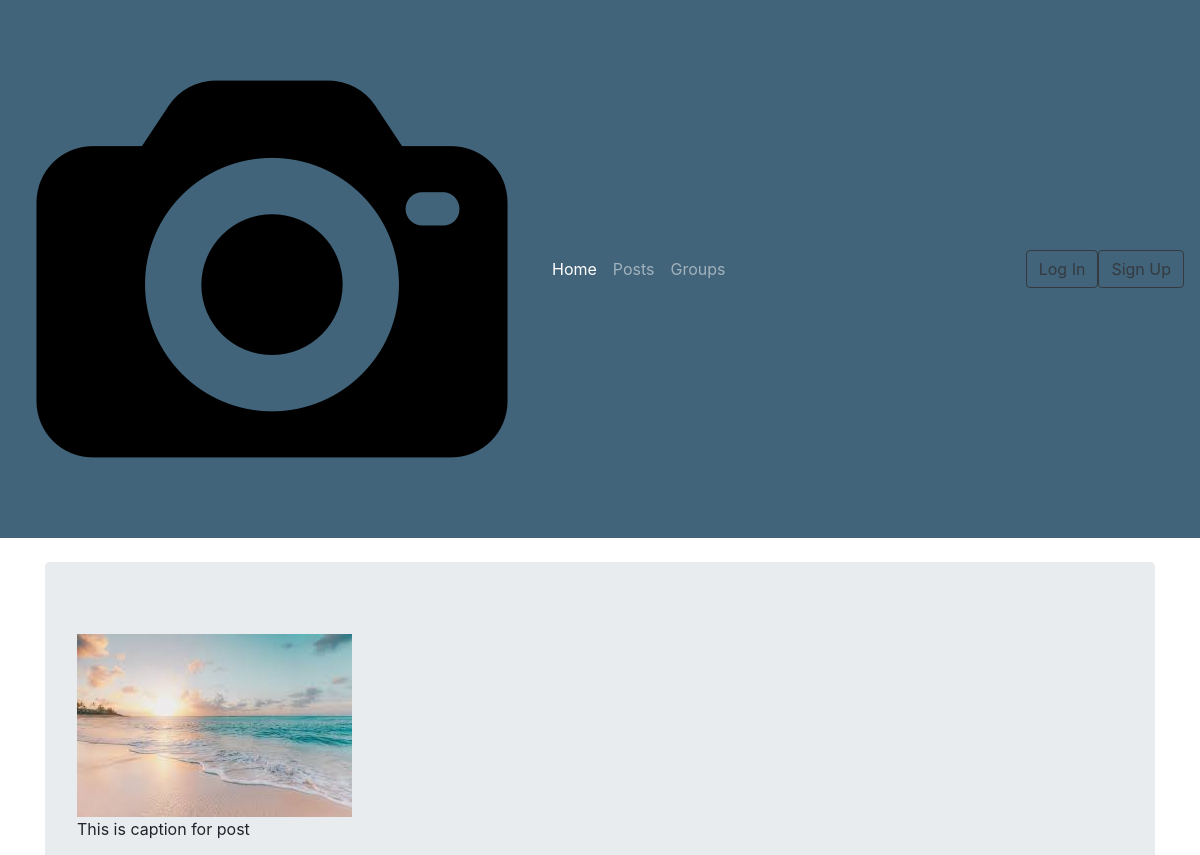
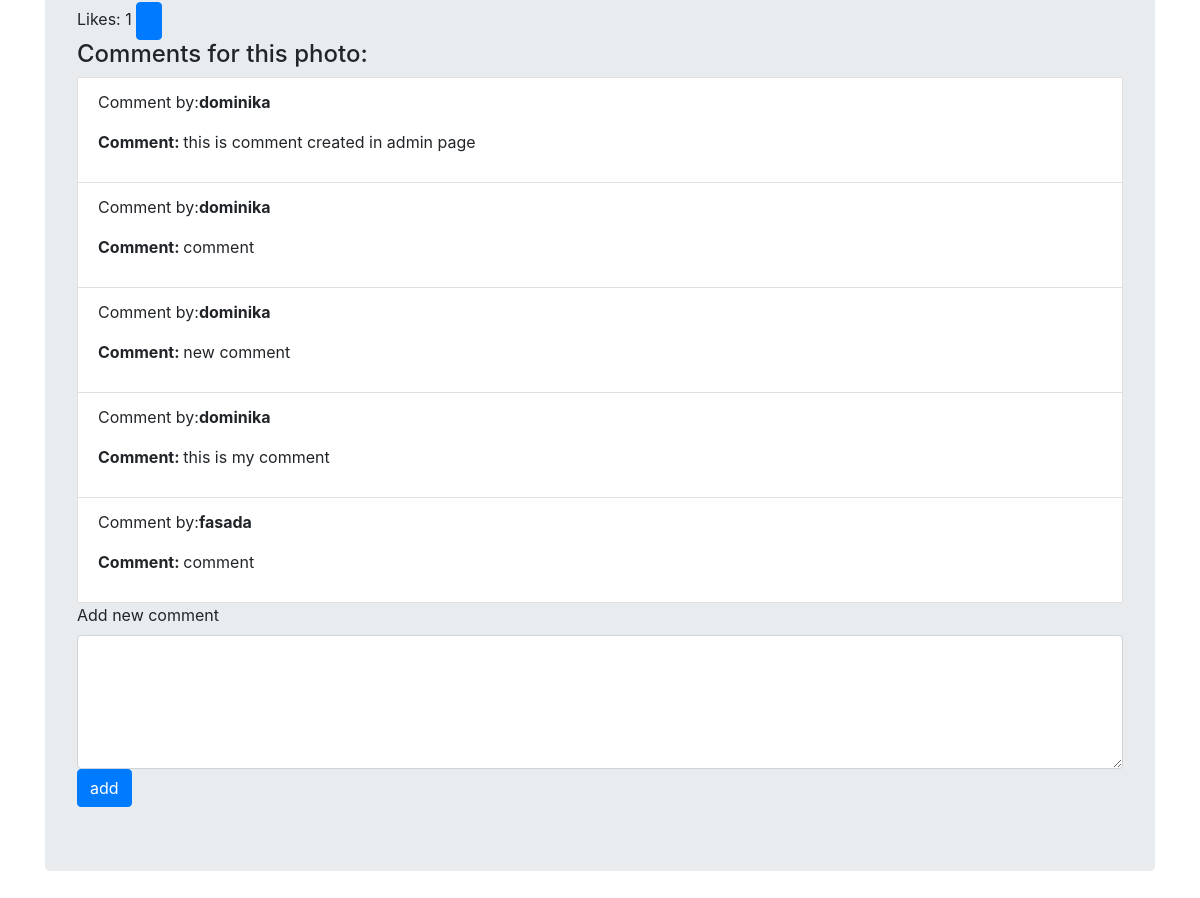
The page /posts/detail/2/ on the database its author committed (2 pictures, top to bottom).
### posts/models.py (models this page shows, shortened)
class Post(models.Model):
    author = models.ForeignKey(User, related_name='author', on_delete=models.CASCADE)
    image = models.ImageField(upload_to='posts_image')
    caption = models.TextField(blank=True, null=True)
    date_of_publication = models.DateTimeField(auto_now_add=True)
    class Meta:
        ordering = ['date_of_publication']

class Comment(models.Model):
    post = models.ForeignKey(Post, related_name='comments', on_delete=models.CASCADE)
    comment_author = models.ForeignKey(User, on_delete=models.CASCADE)
    body = models.TextField()
    date_of_created = models.DateTimeField(auto_now_add=True)
    class Meta:
        ordering = ['date_of_created']

### posts/views.py (the view)
# urls.py: path('detail/<int:pk>/', views.detail_view, name='detail'),
def detail_view(request, pk):
    post = Post.objects.get(pk=pk)
    image = post.image
    caption = post.caption
    author = post.author
    date = post.date_of_publication
    if request.method == 'POST':
        comment_form = CommentForm(request.POST)
        if 'create_comment' in request.POST:
            if comment_form.is_valid():
                comment_form = comment_form.save(commit=False)
                comment_form.comment_author = request.user
                comment_form.post = post
                comment_form.body = request.POST.get('body')
                comment_form.save()
                return redirect('posts:detail', pk=pk)
        elif 'like' in request.POST:
            try:
                if Like.objects.get(post=post, like_author=request.user) in Like.objects.all():
                    Like.objects.get(post=post, like_author=request.user).delete()
                    user_like = 'like'
                    return redirect('posts:detail', pk=pk)
                else:
                    Like.objects.create(like_author=request.user, post=post)
                    user_like = 'dislike'
                    return redirect('posts:detail', pk=pk)
            except:
                Like.objects.create(like_author=request.user, post=post)
                user_like = 'dislike'
                return redirect('posts:detail', pk=pk)
    else:
        comment_form = CommentForm()
    context = {
        'post':post, 'image':image, 'caption':caption, 'author':request.user, 'date':date,
    }
    return render(request,  'posts/detail.html',context)

### posts/templates/posts/detail.html (shortened to what this page needs)
{% extends 'base.html' %}
{% block conntent %}
<div class="container jumbotron">
    <img src="{{ image.url }}" alt="">
    <p>{{ caption }}</p>
    <form method="POST">
        Likes: {{ post.like.all.count }}
        <input type="submit" value="{{ like }}" class=" btn btn-primary" name="like">
    </form>
    <h4>Comments for this photo:</h4>
    {% for comment in post.comments.all %}
        <li class="list-group-item">
            <p>Comment by:<strong>{{ comment.comment_author }}</strong></p>
            <p><strong>Comment: </strong> {{ comment.body }}</p>
        </li>
    {% empty %}
        <li>
            <p>No comments</p>
        </li>
    {% endfor %}
    <form method="POST">
        <label for="id_body">Add new comment</label>
        <textarea class="form-control" name="body" id="id_body" cols="30" rows="5"></textarea>
        <input type="submit" value="add" class="btn btn-primary" name="create_comment">
    </form>
</div>
{% endblock %}

### rows shown on the page
Post: caption "This is caption for post", like.all.count "1"
Comment: comment_author "dominika", body "this is comment created in admin page"
Comment: comment_author "dominika", body "comment"
Comment: comment_author "dominika", body "new comment"
Comment: comment_author "dominika", body "this is my comment"
Comment: comment_author "fasada", body "comment"
